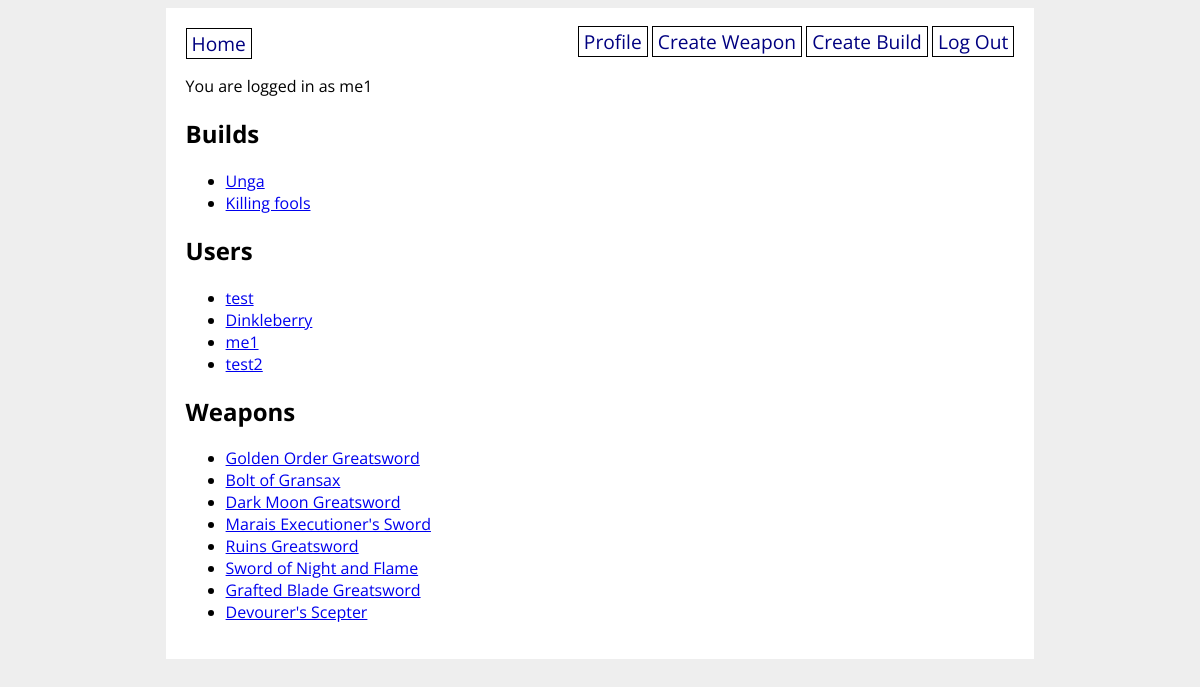
The app's page / (signed in) with its own data.
### elden_ring_builder/models.py (models this page shows, shortened)
class User(db.Model, UserMixin):
    id = db.Column(db.Integer, primary_key=True)
    username = db.Column(db.String(50), unique=True, nullable=False)
    password = db.Column(db.String(60), nullable=False)
    builds = db.relationship('Build', back_populates='user')

class Build(db.Model):
  id = db.Column(db.Integer, primary_key=True)
  name = db.Column(db.String(50), nullable=False)
  description = db.Column(db.String(500), nullable=False)
  user_id = db.Column(db.Integer, db.ForeignKey('user.id'), nullable=False)
  user = db.relationship('User', back_populates='builds')
  weapon = db.relationship('Weapon', secondary='build_weapon', back_populates='build')

class Weapon(db.Model):
  id = db.Column(db.Integer, primary_key=True)
  name = db.Column(db.String(50), nullable=False)
  image = db.Column(db.String(500), nullable=False)
  build = db.relationship('Build', secondary='build_weapon', back_populates='weapon')

### elden_ring_builder/main/routes.py (the view)
@main.route('/')
def home():
    all_builds = Build.query.all()
    all_users = User.query.all()
    all_weapons = Weapon.query.all()
    return render_template('home.html',
    all_users=all_users,
    all_builds=all_builds,
    all_weapons=all_weapons)

### elden_ring_builder/extensions.py (called while the page is built)
@login_manager.user_loader
def load_user(user_id):
    return User.query.get(user_id)

### elden_ring_builder/templates/home.html
{% extends 'base.html' %}
{% block content %}
<h2>Builds</h2>
<ul>
    {% for build in all_builds %}
    <li>
        <a href="/build_detail/{{ build.id }}">{{ build.name }}</a>
    </li>
    {% endfor %}
</ul>
<h2>Users</h2>
<ul>
  {% for user in all_users %}
  <li><a href="/profile/{{ user.username }}">{{ user.username }}</a></li>
  {% endfor %}
</ul>
<h2>Weapons</h2>
<ul>
  {% for weapon in all_weapons %}
  <li><a href="/weapon_detail/{{ weapon.id }}">{{ weapon.name }}</a></li>
  {% endfor %}
{% endblock %}

### elden_ring_builder/templates/base.html (shortened to what this page needs)
<!DOCTYPE html>
<html>
    <head>
        <link rel="stylesheet" href="/static/style.css">
    </head>
    <body>
        <div id="content">
            <nav>
                <a href="/">Home</a>
                <div>
                    {% if current_user.is_authenticated %}
                    <a href="/profile/{{ current_user.username }}">Profile</a>
                    <a href="/create_weapon">Create Weapon</a>
                    <a href="/create_build">Create Build</a>
                    <a href="/logout">Log Out</a>
                    {% else %}
                    <a href="/signup">Sign Up</a>
                    <a href="/login">Log In</a>
                    {% endif %}
                </div>
            </nav>
            {% if current_user.is_authenticated %}
            <p>You are logged in as {{ current_user.username }}</p>
            {% endif %}
            {% block content %}{% endblock %}
        </div>
    </body>
</html>

### elden_ring_builder/static/style.css (style rules this page uses)
body { display: flex; flex-direction: column; align-items: center; background-color: #eee; font-family: 'Open Sans', sans-serif; }
#content { width: 70%; background-color: white; padding: 20px; }
nav { width: 100%; display: flex; flex-direction: row; justify-content: space-between; }
nav a { color: navy; text-decoration: none; border: 1px solid black; padding: 1px 5px; font-size: 1.2em; }

### records on screen
User: username "me1"
Build: name "Unga"
Build: name "Killing fools"
User: username "test"
User: username "Dinkleberry"
User: username "test2"
Weapon: name "Golden Order Greatsword"
Weapon: name "Bolt of Gransax"
Weapon: name "Dark Moon Greatsword"
Weapon: name "Marais Executioner's Sword"
Weapon: name "Ruins Greatsword"
Weapon: name "Sword of Night and Flame"
Weapon: name "Grafted Blade Greatsword"
Weapon: name "Devourer's Scepter"
